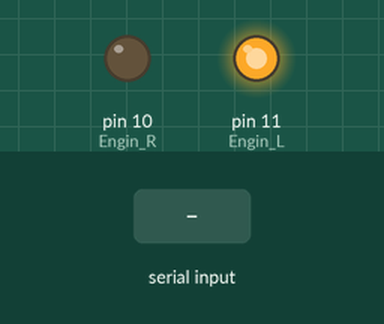
This sketch was run on a simulated Arduino Uno, built with avr-gcc and run on an emulated ATmega328P. Parts: output pins drawn as LEDs (lit = HIGH). The test bench sets the inputs (shaded band). What the sketch prints to the serial monitor is not drawn.

Above: at 0.6 s.
At 8.0 s:
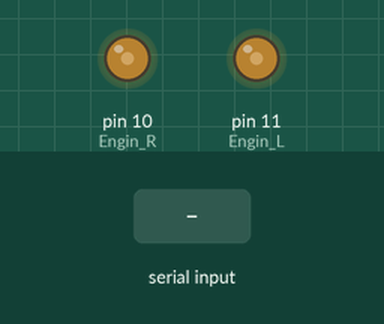
8.1 s: "t" received over the second serial link
At 9.1 s:
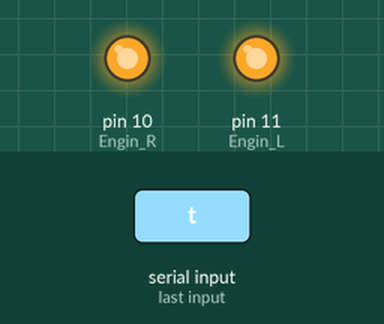
Timing chart, 0 to 11.1 s (numbered marks = the images above; inputs shaded):
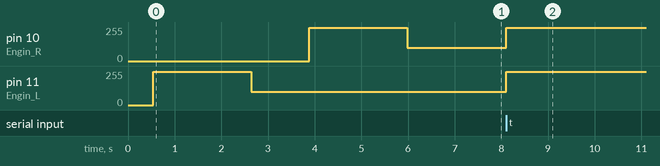

The sketch:

RC_Final.ino
```cpp
#include <SoftwareSerial.h>

int BTS_RX = 2;
int BTS_TX = 3;
SoftwareSerial BT(BTS_RX,BTS_TX);
char Order;

int Throtel=0;
bool f_Start;
int f_Order1, f_Order2;

const int Engin_L = 11; //좌 우 엔진 변수 선언
const int Engin_R = 10;

void Start_Engin()
{
  if(!f_Start) return;
  f_Start = false;

  BT.println("Stating Engen No 1");
  delay(500);
  analogWrite(Engin_L , 250);

  delay(2100);
  analogWrite(Engin_L, 100);

  delay(1100);
  BT.println("Engen No 1 start!!");
  BT.println("Stating Engen No 2");
  delay(100);

  analogWrite(Engin_R, 250);

  delay(2100);
  analogWrite(Engin_R, 100);

  delay(1100);

  BT.println("Engen No 2 start!!");
  delay(100);
  BT.println("Ready for TakeOff!");

}

void Key_Scan()
{
  while(BT.available() == 0);
  Order = BT.read();
  /*
   * for 10sec take_off (t)
   * for 10sec landing  (a)
   *
   *  Throtel up, doun, (u, d)
   *  Turn Right, Left  (r, l)
   */
  if( Order == 't' || Order == 'a' )
  { f_Order1=1; }
  else if( Order == 'u' || Order == 'd' || Order == 'r' || Order == 'l'|| Order == 'c')
  { f_Order2=1; }
  else
  BT.println("Wrong Order");

}

void Key_Proc_()
{
  if((!f_Order1) && (!f_Order2)) return;
  f_Order1=f_Order2=0;


  if(Order == 't'){ BT.println("Take_Off");  analogWrite(Engin_R, 250); analogWrite(Engin_L, 250);  BT.println("MAX Power 5sec"); delay(5000); }
  else if(Order == 'a'){ BT.println("Landing"); analogWrite(Engin_R, 100); analogWrite(Engin_L, 100);  BT.println("MIN Power 5sec"); delay(5000);}
  else if(Order == 'u'){BT.println("Power_Up"); Throtel=Throtel+10; if(Throtel >= 240){Throtel=240; BT.println("Max Power");} analogWrite(Engin_R, Throtel); analogWrite(Engin_L, Throtel); BT.print(Throtel);}
  else if(Order == 'd'){BT.println("Power_Down"); Throtel=Throtel-10; if(Throtel<= 120){Throtel=120; BT.println("Min Power");} analogWrite(Engin_R, Throtel); analogWrite(Engin_L, Throtel); BT.print(Throtel);}
  else if(Order == 'r'){BT.println("Turn Right"); analogWrite(Engin_R, 150); analogWrite(Engin_L, 240);}
  else if(Order == 'l'){BT.println("Turn Left"); analogWrite(Engin_R, 240); analogWrite(Engin_L, 150); }
  else if(Order == 'c'){BT.println("Center"); analogWrite(Engin_R, Throtel); analogWrite(Engin_L, Throtel); BT.print(Throtel); }
//  Order='null';

}

void setup(){

  Serial.begin(9600);
  BT.begin(9600);

  Serial.println("Serial is Ready");
  BT.println("Bluetooth ready");

  Throtel=150;
  f_Start = true;
  f_Order1=1;
  f_Order2=1;
}

void loop(){
  Start_Engin();
  Key_Scan();
  Key_Proc_();

}
```

Measured:
- after the input at 8.1 s, pin 10 (Engin_R), pin 11 (Engin_L): 100/255 → 250/255 at once
